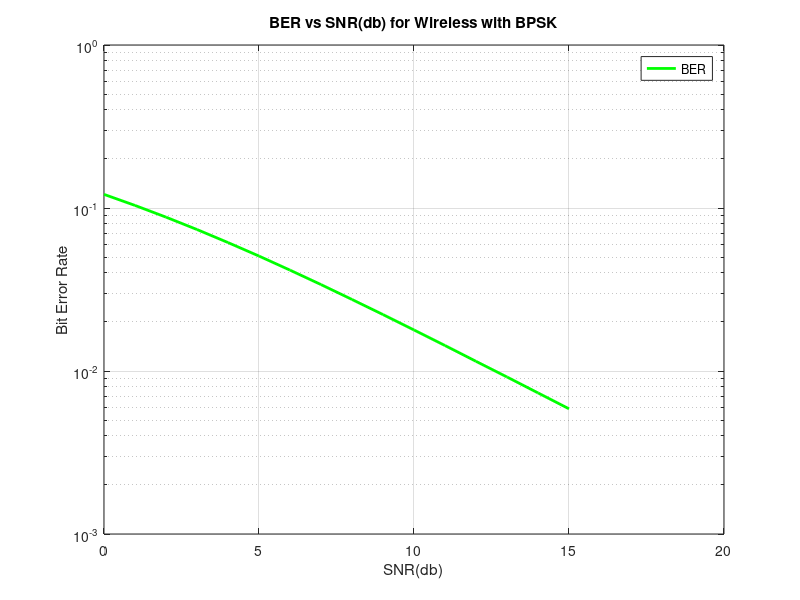

The MATLAB source for this figure:
% Bit Error Rate For WireLess Channel
% Now The recieved signal is: r(t) = h*x(t) + n(t)
% At the reciever we need to equalize it (Removing the channel Effect)

% BPSK

close all;
clc;

blocklength = 1000;
nBlocks = 20000;

SNRdB = 0:1:15;
SNR = 10.^(SNRdB / 10); % Converting dB to a linear scale

No = 1;

BER_BPSK_Wireless = zeros(1, length(SNRdB)); % Initialize the BER array

BER_BPSK_Theoretical = zeros(1, length(SNRdB)); % Initialize the BER array


for blk = 1:nBlocks
    
    h = randn(1, 1) + 1i * randn(1, 1); % Introduce the Channel
    Bits = randn(1, blocklength); % Generate random bits of length equal to block length
    Bits = Bits >= 0; % If value >= 0, it is 1; otherwise, 0

    sym = 2* (Bits) -1; % This is the symbol transmitted. map 1 --> 1 and 0 --> -1 (FOR BPSK)

    noise = sqrt(No/2).*(randn(1, blocklength)) + (1i * randn(1, blocklength)); % Generate Complex Noise

    for k = 1:length(SNRdB)

        TxSym =  sym*sqrt(SNR(k)); % Transmit the symbol and adjust the amplitude of the symbol relative to the desired SNR at kth index

        RxSym_Wireless = h.*TxSym + noise; % Calculate the recieved signal and decode the original bits
        % RxSym = TxSym + noise;

        DecodedBits_Wireless = real(RxSym_Wireless ./ h) > 0; % Make Descisions based on recieved signal
        % DecodedBits = real(RxSym ./ h) > 0;

        BER_BPSK_Wireless(k) = BER_BPSK_Wireless(k) + sum(DecodedBits_Wireless ~= Bits);
        
        % BER_BPSK_Theoretical(k) = BER_BPSK_Theoretical()

    end
    BER_BPSK_Theoretical(k) = BER_BPSK_Theoretical(k) + qfunc(abs(h)*sqrt(SNR(k)));
end

BER_BPSK_Wireless = BER_BPSK_Wireless / blocklength / nBlocks;
BER_BPSK_Theoretical = BER_BPSK_Theoretical / nBlocks;
semilogy(SNRdB,BER_BPSK_Wireless,'g','LineWidth',2.0,'MarkerSize',9.0);
hold on
semilogy(SNRdB,BER_BPSK_Theoretical,'r--','LineWidth',2.0,'MarkerSize',9.0);
grid on;
legend('BER');
xlabel('SNR(db)');
ylabel('Bit Error Rate');
title('BER vs SNR(db) for Wireless with BPSK');